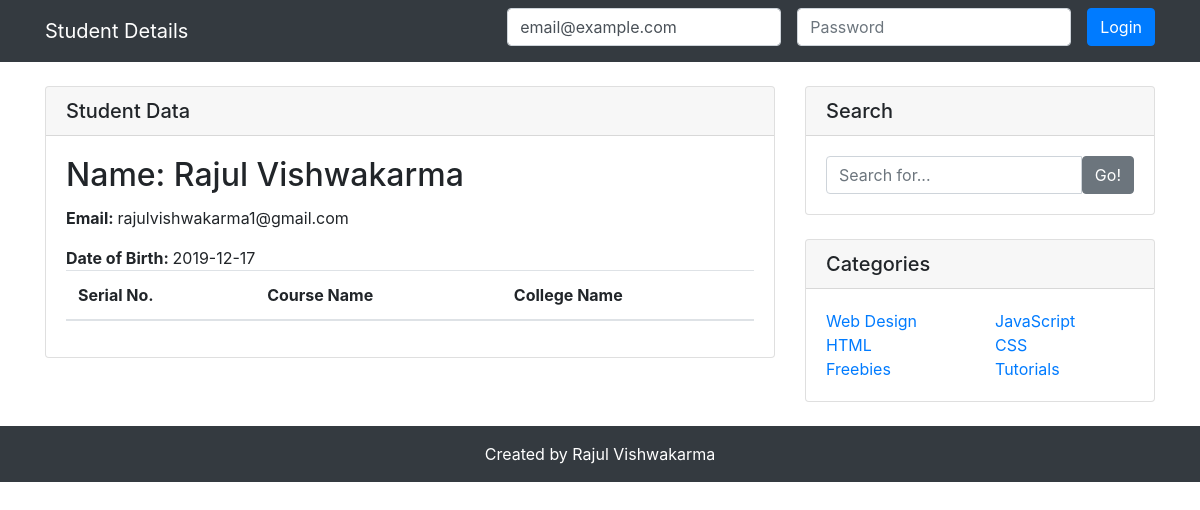
The page /student-data.php?id=1 on the database its author committed.
### tables this page shows
CREATE TABLE `student` (
  `id` int(11) NOT NULL,
  `name` varchar(255) NOT NULL,
  `email` varchar(255) NOT NULL,
  `dob` date NOT NULL,
  `created_at` timestamp NOT NULL DEFAULT current_timestamp(),
  `updated_at` timestamp NOT NULL DEFAULT current_timestamp()
);

### lib/function.php (called while the page is built, shortened)
<?php
 function db_connect()
 {
 	$config = require 'config.php';
 	$pdo = new PDO($config['database_dns'],$config['database_user'],$config['database_pass']);
 	return $pdo;
 }
 function get_student($id = 0){
 	$pdo = db_connect();
 	$sql = 'select * from student';
 	if($id != 0){
 		$sql = $sql.' where id= :idVal';
 		$stmt = $pdo->prepare($sql);
 		$stmt->bindParam(':idVal',$id);
 		$stmt->execute();
 		$student = $stmt->fetch();
 		return $student;
 	}
 	else{
 		$stmt = $pdo->prepare($sql);
 		$stmt->execute();
 		$students = $stmt->fetchAll();
 		return $students;
 	}
 }
 ?>

### student-data.php (the view, shortened to what this page needs)
<?php
require 'lib/function.php';
$student_id = $_GET['id'];
$student = get_student($student_id);
?>
<!DOCTYPE html>
<html lang="en">
<head>
  <link href="vendor/bootstrap/css/bootstrap.min.css" rel="stylesheet">
  <link href="https://cdn.jsdelivr.net/npm/select2@4.0.12/dist/css/select2.min.css" rel="stylesheet" />
</head>
<body>
  <nav class="navbar navbar-expand-lg navbar-dark bg-dark static-top">
    <div class="container">
      <a class="navbar-brand" href="#">Student Details</a>
      <div class="collapse navbar-collapse" id="navbarResponsive">
        <ul class="navbar-nav ml-auto">
          <li class="nav-item">
           <form class="form-inline" action="login.php" method="POST">
                <div class="form-group mb-2">
                  <input type="text" class="form-control" id="email" name="email" value="email@example.com">
                </div>
                <div class="form-group mx-sm-3 mb-2">
                  <input type="password" class="form-control" name="password" id="password" placeholder="Password">
                </div>
                <button type="submit" class="btn btn-primary mb-2">Login</button>
            </form>
          </li>
        </ul>
      </div>
    </div>
  </nav>
 <div class="container">
    <div class="row">
      <div class="col-lg-8">
              <div class="card my-4">
          <h5 class="card-header">Student Data</h5>
          <div class="card-body">
                          <div class="row">
                          <div class="col-12">
                          <div class="row">
                          <div class="col-md-8 col-sm-8">
                          <h2 class="card-title">Name: <?php echo $student['name']; ?></h2>
                          <p class="card-text"><strong>Email: </strong> <?php echo $student['email']; ?> </p>
                          <p class="card-text"><strong>Date of Birth: </strong>  <?php echo $student['dob']; ?></p>
                          </div>
                          </div>
                          </div>
                          </div>
              <table class="table">
                <thead>
                  <tr>
                    <th scope="col">Serial No.</th>
                    <th scope="col">Course Name</th>
                    <th scope="col">College Name</th>
                  </tr>
                </thead>
              </table>
          </div>
        </div>
      </div>
      <div class="col-md-4">
        <div class="card my-4">
          <h5 class="card-header">Search</h5>
          <div class="card-body">
            <div class="input-group">
              <input type="text" class="form-control" placeholder="Search for...">
              <span class="input-group-btn">
                <button class="btn btn-secondary" type="button">Go!</button>
              </span>
            </div>
          </div>
        </div>
        <div class="card my-4">
          <h5 class="card-header">Categories</h5>
          <div class="card-body">
            <div class="row">
              <div class="col-lg-6">
                <ul class="list-unstyled mb-0">
                  <li>
                    <a href="#">Web Design</a>
                  </li>
                  <li>
                    <a href="#">HTML</a>
                  </li>
                  <li>
                    <a href="#">Freebies</a>
                  </li>
                </ul>
              </div>
              <div class="col-lg-6">
                <ul class="list-unstyled mb-0">
                  <li>
                    <a href="#">JavaScript</a>
                  </li>
                  <li>
                    <a href="#">CSS</a>
                  </li>
                  <li>
                    <a href="#">Tutorials</a>
                  </li>
                </ul>
              </div>
            </div>
          </div>
        </div>
      </div>
    </div>
  </div>
<footer class="py-3 bg-dark">
    <div class="container">
      <p class="m-0 text-center text-white">Created by Rajul Vishwakarma</p>
    </div>
  </footer>
</body>
</html>

### rows shown on the page
student: name "Rajul Vishwakarma", email "rajulvishwakarma1@gmail.com", dob "2019-12-17"
